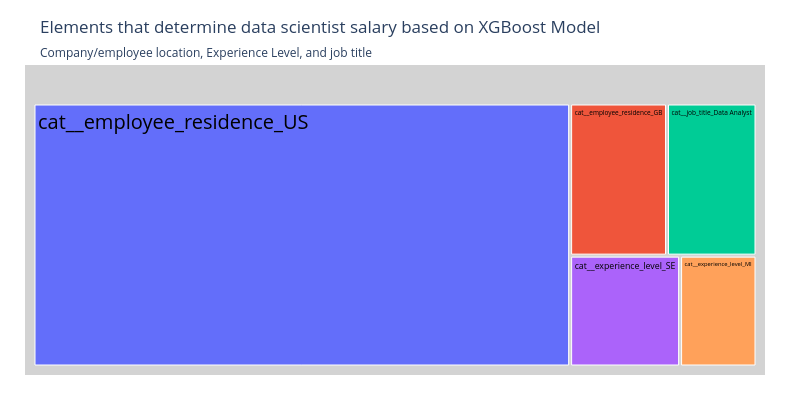

The notebook cell saved with this chart:
### Code cell
fig = px.treemap(
    importance_df.head(5),
    path=['Feature'],
    values='Importance',
    title='Elements that determine data scientist salary based on XGBoost Model',
    subtitle='Company/employee location, Experience Level, and job title')

fig.update_traces(
    root_color="lightgrey",
    textinfo = 'label',
    textfont=dict(size=20, color='black')
)
fig.update_layout(margin = dict(t=65, l=25, r=35, b=25),
    height=400,
    width=800
)

### Figure 1 — Plotly figure (JSON) as saved in the notebook; plotly's stock layout.template omitted (floating-point values rounded to 4 significant figures)
{"data": [{"branchvalues": "total", "domain": {"x": [0, 1], "y": [0, 1]}, "hovertemplate": "labels=%{label}<br>Importance=%{value}<br>parent=%{parent}<br>id=%{id}<extra></extra>", "ids": ["cat__employee_residence_US", "cat__employee_residence_GB", "cat__job_title_Data Analyst", "cat__experience_level_SE", "cat__experience_level_MI"], "labels": ["cat__employee_residence_US", "cat__employee_residence_GB", "cat__job_title_Data Analyst", "cat__experience_level_SE", "cat__experience_level_MI"], "name": "", "parents": ["", "", "", "", ""], "root": {"color": "lightgrey"}, "textfont": {"color": "black", "size": 20}, "textinfo": "label", "type": "treemap", "values": [100700000000.0, 10520000000.0, 9715000000.0, 8699000000.0, 6042000000.0]}], "layout": {"height": 400, "legend": {"tracegroupgap": 0}, "margin": {"b": 25, "l": 25, "r": 35, "t": 65}, "title": {"subtitle": {"text": "Company/employee location, Experience Level, and job title"}, "text": "Elements that determine data scientist salary based on XGBoost Model"}, "width": 800}}
